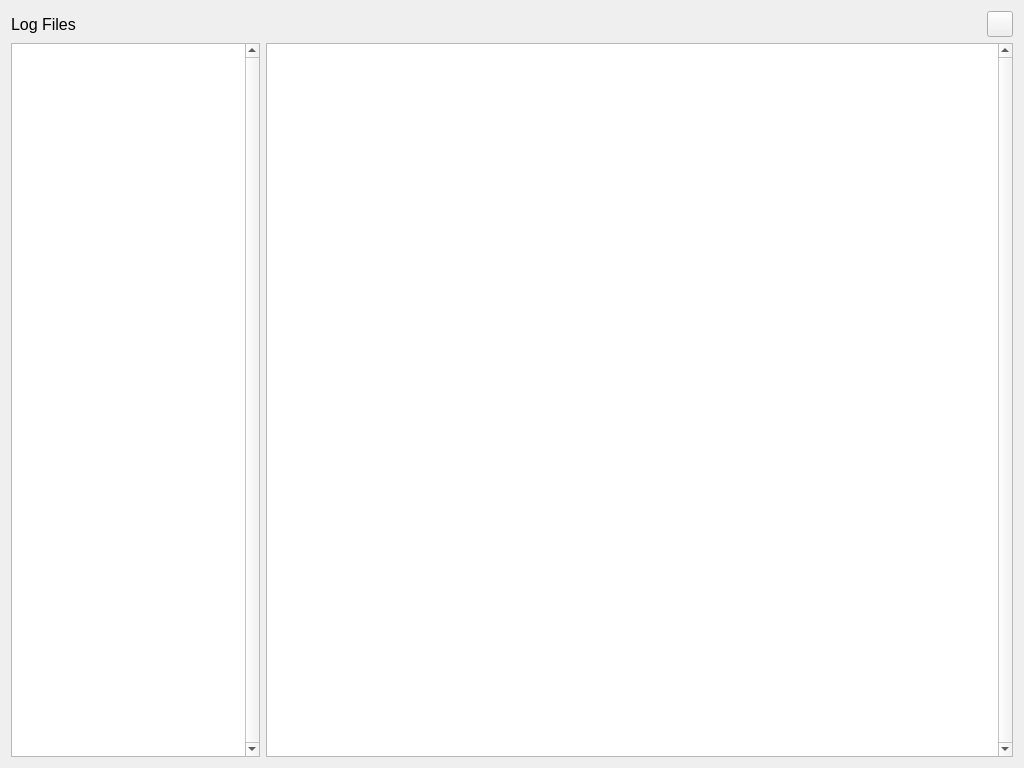
<?xml version="1.0" encoding="UTF-8"?>
<ui version="4.0">
 <class>LogDialog</class>
 <widget class="QDialog" name="LogDialog">
  <property name="geometry">
   <rect>
    <x>0</x>
    <y>0</y>
    <width>1024</width>
    <height>768</height>
   </rect>
  </property>
  <property name="windowTitle">
   <string>Dialog</string>
  </property>
  <layout class="QVBoxLayout" name="verticalLayout">
   <item>
    <layout class="QHBoxLayout" name="horizontalLayout_2" stretch="0,10,0">
     <item>
      <widget class="QLabel" name="label">
       <property name="font">
        <font>
         <pointsize>12</pointsize>
        </font>
       </property>
       <property name="text">
        <string>Log Files</string>
       </property>
      </widget>
     </item>
     <item>
      <spacer name="horizontalSpacer_2">
       <property name="orientation">
        <enum>Qt::Orientation::Horizontal</enum>
       </property>
       <property name="sizeHint" stdset="0">
        <size>
         <width>40</width>
         <height>20</height>
        </size>
       </property>
      </spacer>
     </item>
     <item>
      <widget class="QPushButton" name="bnHide">
       <property name="minimumSize">
        <size>
         <width>26</width>
         <height>26</height>
        </size>
       </property>
       <property name="maximumSize">
        <size>
         <width>26</width>
         <height>26</height>
        </size>
       </property>
       <property name="focusPolicy">
        <enum>Qt::FocusPolicy::NoFocus</enum>
       </property>
       <property name="text">
        <string/>
       </property>
       <property name="icon">
        <iconset theme="QIcon::ThemeIcon::GoDown"/>
       </property>
       <property name="iconSize">
        <size>
         <width>22</width>
         <height>22</height>
        </size>
       </property>
      </widget>
     </item>
    </layout>
   </item>
   <item>
    <layout class="QHBoxLayout" name="horizontalLayout" stretch="1,3">
     <item>
      <widget class="QListWidget" name="listLogs">
       <property name="font">
        <font>
         <pointsize>10</pointsize>
        </font>
       </property>
       <property name="verticalScrollBarPolicy">
        <enum>Qt::ScrollBarPolicy::ScrollBarAlwaysOn</enum>
       </property>
       <property name="horizontalScrollBarPolicy">
        <enum>Qt::ScrollBarPolicy::ScrollBarAlwaysOff</enum>
       </property>
       <property name="defaultDropAction">
        <enum>Qt::DropAction::IgnoreAction</enum>
       </property>
      </widget>
     </item>
     <item>
      <widget class="QTextEdit" name="textEditSelectedLog">
       <property name="font">
        <font>
         <pointsize>10</pointsize>
        </font>
       </property>
       <property name="verticalScrollBarPolicy">
        <enum>Qt::ScrollBarPolicy::ScrollBarAlwaysOn</enum>
       </property>
       <property name="horizontalScrollBarPolicy">
        <enum>Qt::ScrollBarPolicy::ScrollBarAlwaysOff</enum>
       </property>
       <property name="readOnly">
        <bool>true</bool>
       </property>
      </widget>
     </item>
    </layout>
   </item>
  </layout>
 </widget>
 <resources/>
 <connections/>
</ui>
